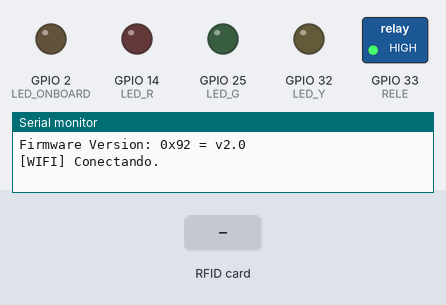
Recording of a sketch running on a simulated ESP32. Shown: switched loads named in the sketch (green lamp = pin HIGH), output pins drawn as LEDs (lit = HIGH), the last lines printed to the serial monitor. The test bench sets the inputs (shaded band). WiFi joins after 1.5 s; servers stay silent unless stated; uploads are accepted with an empty reply.

Above: at 1.2 s.
1.3 s: RFID card 5E 7A 19 C4 held to the reader
At 2.9 s:
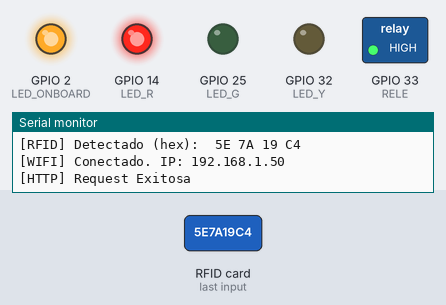
At 7.9 s:
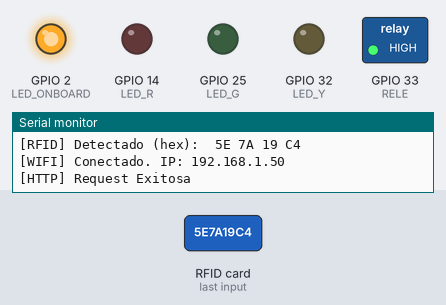
Timing chart, 0 to 9.1 s (numbered marks = the images above; inputs shaded):
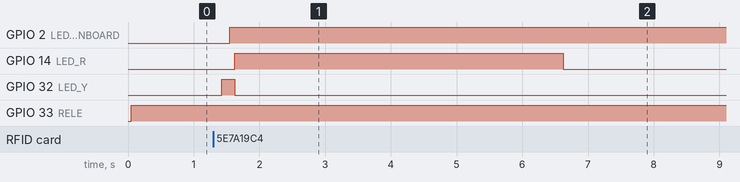

The sketch:

rfidEntrada.ino
```cpp
#include <SPI.h>
#include <MFRC522.h> //https://github.com/miguelbalboa/rfid
#include "WiFi.h"
#include <HTTPClient.h>
#include <ArduinoJson.h>

/* Notas:
    - Habría que añadir Watchdog al RFID
      y reiniciar si se vuelve loco.
*/

// Flags de compilación
// #define EN_LOCK // Descomentar para añadir lock

// Wifi
const char* WIFI_NETWORK = "labce11";
const char* WIFI_PASSWORD = "laboratoriobajocubierta11";
const uint32_t WIFI_TIMEOUT_MS = 20000;
const uint32_t WIFI_RECOVER_TIME_MS = 30000;
void keepWiFiAlive(void * param);

// HTTP
const char* HTTP_API_ACCESS = "http://192.168.11.170:9090/acceso";
const char* CLIENT_NAME = "Sala trabajo en grupo 1";
const char* ROOM = "grupo_1";
#ifdef EN_LOCK
const bool LOCK = true;
#endif

// RFID
const uint8_t SS_PIN = 5;
const uint8_t RST_PIN = 15;
MFRC522 rfid = MFRC522(SS_PIN, RST_PIN);
byte nuidPICC[4] = {0, 0, 0, 0};
MFRC522::MIFARE_Key key;
void readRFID(void *param);
void printHex(byte *buffer, byte bufferSize);

// LEDs
const uint8_t LED_R = 14;
const uint8_t LED_Y = 32;
const uint8_t LED_G = 25;
const uint8_t LED_ONBOARD = 2;

// RELE
const uint8_t RELE = 33;
const bool RLOGIC = true; // true -> logica invertida

// Máquina de estados
namespace sm
{
bool rfid_read = false;
bool open = false;
bool denegate = false;
}

void setup() {
  // Serial Debug
  Serial.begin(115200);

  // RFID
  SPI.begin();
  rfid.PCD_Init();
  rfid.PCD_DumpVersionToSerial();

  // LEDs
  pinMode(LED_R, OUTPUT);
  pinMode(LED_Y, OUTPUT);
  pinMode(LED_G, OUTPUT);
  pinMode(LED_ONBOARD, OUTPUT);


  // Rele
  pinMode(RELE, OUTPUT);
  digitalWrite(RELE, !RLOGIC);

  // Tareas
  xTaskCreate(
    readRFID,
    "Lectura RFID",
    10000,           // Stack size (bytes)
    NULL,            // Parameter to pass
    1,               // Task priority
    NULL             // Task handle
  );
  xTaskCreatePinnedToCore(
    keepWiFiAlive,
    "keepWiFiAlive",  // Task name
    5000,             // Stack size (bytes)
    NULL,             // Parameter
    1,                // Task priority
    NULL,             // Task handle
    ARDUINO_RUNNING_CORE
  );
}

void loop() {
  // Máquina de estados
  if (sm::rfid_read)
    digitalWrite(LED_Y, HIGH);
  else
    digitalWrite(LED_Y, LOW);

  if (sm::open)
  {
    digitalWrite(RELE, !RLOGIC);
    digitalWrite(LED_G, HIGH);
  } else {
    digitalWrite(RELE, RLOGIC);
    digitalWrite(LED_G, LOW);
  }

  if (sm::denegate)
    digitalWrite(LED_R, HIGH);
  else
    digitalWrite(LED_R, LOW);
}

void keepWiFiAlive(void * param) {
  for (;;) {
    if (WiFi.status() == WL_CONNECTED) {
      digitalWrite(LED_ONBOARD, HIGH);
      vTaskDelay(10000 / portTICK_PERIOD_MS);
      continue;
    }

    digitalWrite(LED_ONBOARD, LOW);
    Serial.println("[WIFI] Conectando.");
    WiFi.mode(WIFI_STA);
    WiFi.begin(WIFI_NETWORK, WIFI_PASSWORD);

    unsigned long startAttemptTime = millis();

    while (WiFi.status() != WL_CONNECTED &&
           millis() - startAttemptTime < WIFI_TIMEOUT_MS) {}

    if (WiFi.status() != WL_CONNECTED) {
      Serial.println("[WIFI] Fallo.");
      vTaskDelay(WIFI_RECOVER_TIME_MS / portTICK_PERIOD_MS);
      continue;
    }
    Serial.print("[WIFI] Conectado. IP: ");
    Serial.println(WiFi.localIP());
  }
}

void readRFID(void *param) {
  for (;;) {
    vTaskDelay(100 / portTICK_PERIOD_MS);

    if (sm::rfid_read || sm::open || sm::denegate)
      continue;

    for (byte i = 0; i < 6; i++) {
      key.keyByte[i] = 0xFF;
    }
    // Look for new 1 cards
    if ( ! rfid.PICC_IsNewCardPresent())
      continue;

    // Verify if the NUID has been readed
    if (  !rfid.PICC_ReadCardSerial())
      continue;

    // Store NUID into nuidPICC array
    for (byte i = 0; i < 4; i++) {
      nuidPICC[i] = rfid.uid.uidByte[i];
    }

    sm::rfid_read = true;
    // Lanzo una tarea para la petición http.
    xTaskCreate( // Reinicia la máquina de estados
      consultarAcceso,
      "HTTP Request",
      50000,           // Stack size (bytes)
      NULL,            // Parameter to pass
      1,               // Task priority
      NULL             // Task handle
    );

    Serial.print("[RFID] Detectado (hex): ");
    printHex(rfid.uid.uidByte, rfid.uid.size);
    Serial.println();

    // Halt PICC
    rfid.PICC_HaltA();

    // Stop encryption on PCD
    rfid.PCD_StopCrypto1();
  }
}

void printHex(byte *buffer, byte bufferSize) {
  for (byte i = 0; i < bufferSize; i++) {
    Serial.print(buffer[i] < 0x10 ? " 0" : " ");
    Serial.print(buffer[i], HEX);
  }
}

void consultarAcceso(void * param)
{
  HTTPClient http;
  http.begin(HTTP_API_ACCESS);
  http.addHeader("Content-Type", "application/json");

  // Extraemos código
  String code_access = "";
  for (byte i = 0; i < 4; i++) {
    code_access += nuidPICC[i] > 0x0f ? String(nuidPICC[i], HEX) : String('0') + String(nuidPICC[i], HEX);
    if (i < 3)
      code_access += String('-');
  }

  // JSON
  StaticJsonDocument<100> jsonDoc;
  jsonDoc["code_access"] = code_access;
  jsonDoc["client"] = CLIENT_NAME;
  jsonDoc["room"] = ROOM;
#ifdef EN_LOCK
  jsonDoc["lock"] = LOCK;
#endif

  // Serializar
  String load = "";
  serializeJson(jsonDoc, load);

  // Request
  int httpCode = http.POST(load);
  if (httpCode > 0) {
    if (httpCode == HTTP_CODE_OK) {
      Serial.println("[HTTP] Request Exitosa");
      String load = http.getString();
      deserializeJson(jsonDoc, load);
      bool acceso = jsonDoc["acceso"];
      if (acceso)
        sm::open = true;
      else
        sm::denegate = true;
      sm::rfid_read = false;
    }
  } else {
    Serial.printf("[HTTP] Request fallida, error: %s\n", http.errorToString(httpCode).c_str());
    sm::denegate = true;
    // Lanzar tarea de reiniciar máquina de estados
  }

  // Reinicia la máquina de estados
  xTaskCreate(
    resetSM,
    "Reinicia la maquina de estados",
    5000,           // Stack size (bytes)
    NULL,            // Parameter to pass
    1,               // Task priority
    NULL             // Task handle
  );
  http.end();
  vTaskDelete(NULL); // Fin de la tarea
}

void resetSM(void *param)
{
  // Tras 5s apaga las luces
  vTaskDelay(5000 / portTICK_PERIOD_MS);
  sm::open = false;
  sm::denegate = false;
  sm::rfid_read = false;
  vTaskDelete(NULL);
}
```

Measured:
- after the input at 1.3 s, GPIO 14 (LED_R): LOW → HIGH after 0.33 s, → LOW 5.0 s later; GPIO 32 (LED_Y): LOW → HIGH after 0.13 s, → LOW 0.20 s later
